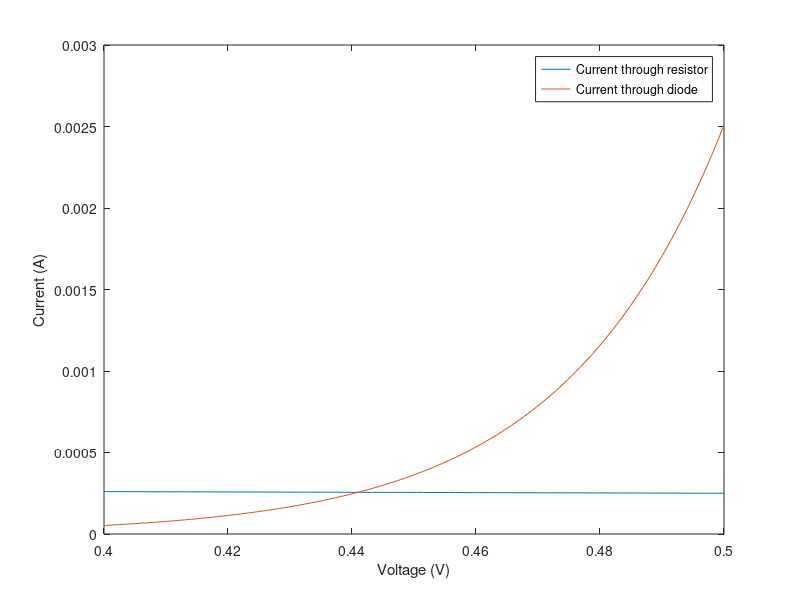

MATLAB code to generate this figure:
I0 = 10E-12;
n = 1;
VT = ((1.3806488E-23)*300)/(1.602176565E-19);
R = 10E3;
Vs = 3;

f1 = @(v) I0*(exp(v/(n*VT))-1);
f2 = @(v) v/R;

[v1, fval, exitflag] = fsolve( @(j) f1(j) - f2(Vs-j), 0.6 );
if exitflag ~= 1
    error("Failed to find a solution")
end
v2 = Vs - v1;

vspan = linspace(0.4, 0.5, 100);
plot(vspan, f2(Vs-vspan), vspan, f1(vspan))
xlabel('Voltage (V)')
ylabel('Current (A)')
legend('Current through resistor','Current through diode')

diodeP = v1 * f1(v1);
resistorP = v2 * f2(v2);

fprintf('Power dissipated in diode: %gJ, Power dissipated in resistor: %gJ\n', diodeP, resistorP)

p = Vs * f1(Vs);
fprintf('Power dissipated in diode if resistor is not present: %gJ\n', p)

p = Vs * f2(Vs);
fprintf('Power dissipated in resistor if diode is not present: %gJ\n', p)